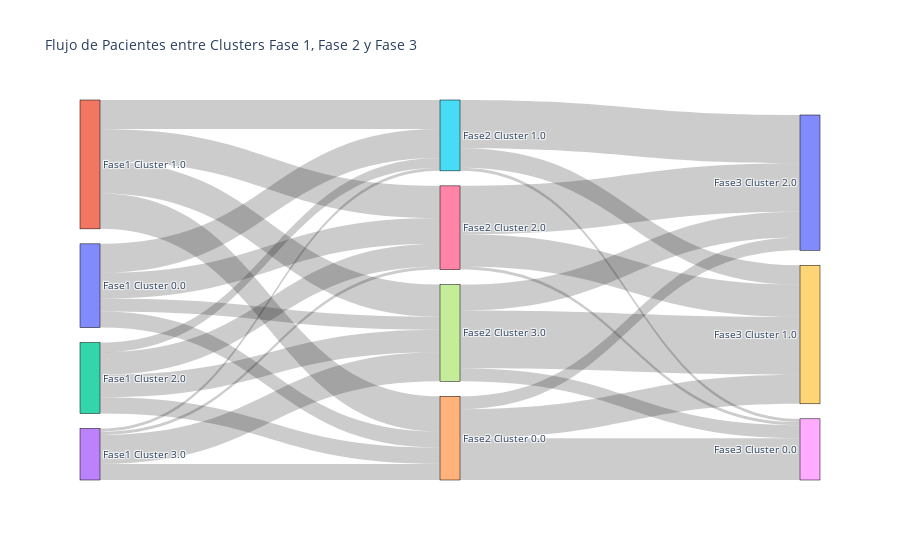

Notebook cell for this chart:
### Code cell
import plotly.graph_objects as go

df = df_merged

# Primero contamos las transiciones entre fase 1 -> fase 2
transitions_12 = df.groupby(['cluster_phase1', 'cluster_phase2']).size().reset_index(name='count')

# Luego contamos las transiciones entre fase 2 -> fase 3
transitions_23 = df.groupby(['cluster_phase2', 'cluster_phase3']).size().reset_index(name='count')

# Crear las listas necesarias para el Sankey
max_phase1 = int(df['cluster_phase1'].max()) + 1
max_phase2 = int(df['cluster_phase2'].max()) + 1

# Para fase1 -> fase2
source_12 = transitions_12['cluster_phase1'].astype(int)
target_12 = transitions_12['cluster_phase2'].astype(int) + max_phase1  # desplazamos para no solaparlos
value_12 = transitions_12['count']

# Para fase2 -> fase3
source_23 = transitions_23['cluster_phase2'].astype(int) + max_phase1
target_23 = transitions_23['cluster_phase3'].astype(int) + max_phase1 + max_phase2
value_23 = transitions_23['count']

# Unimos todo
source = pd.concat([source_12, source_23])
target = pd.concat([target_12, target_23])
values = pd.concat([value_12, value_23])

# Crear las etiquetas
labels = (
    [f'Fase1 Cluster {i}' for i in sorted(df['cluster_phase1'].dropna().unique())] +
    [f'Fase2 Cluster {i}' for i in sorted(df['cluster_phase2'].dropna().unique())] +
    [f'Fase3 Cluster {i}' for i in sorted(df['cluster_phase3'].dropna().unique())]
)

# Crear el diagrama de Sankey
fig = go.Figure(data=[go.Sankey(
    node = dict(
      pad = 15,
      thickness = 20,
      line = dict(color = "black", width = 0.5),
      label = labels
    ),
    link = dict(
      source = source,
      target = target,
      value = values
    ))])

fig.update_layout(title_text="Flujo de Pacientes entre Clusters Fase 1, Fase 2 y Fase 3", font_size=10)
fig.show()

### Figure 1 — Plotly figure (JSON) as saved in the notebook; plotly's stock layout.template omitted (floating-point values rounded to 4 significant figures)
{"data": [{"link": {"source": [0, 0, 0, 0, 1, 1, 1, 1, 2, 2, 2, 2, 3, 3, 3, 3, 4, 4, 4, 5, 5, 5, 6, 6, 6, 7, 7, 7], "target": [4, 5, 6, 7, 4, 5, 6, 7, 4, 5, 6, 7, 4, 5, 6, 7, 8, 9, 10, 8, 9, 10, 8, 9, 10, 8, 9, 10], "value": [5, 9, 8, 4, 11, 9, 10, 10, 5, 3, 7, 7, 5, 1, 1, 9, 13, 9, 4, 1, 6, 15, 1, 10, 15, 4, 18, 8]}, "node": {"label": ["Fase1 Cluster 0.0", "Fase1 Cluster 1.0", "Fase1 Cluster 2.0", "Fase1 Cluster 3.0", "Fase2 Cluster 0.0", "Fase2 Cluster 1.0", "Fase2 Cluster 2.0", "Fase2 Cluster 3.0", "Fase3 Cluster 0.0", "Fase3 Cluster 1.0", "Fase3 Cluster 2.0"], "line": {"color": "black", "width": 0.5}, "pad": 15, "thickness": 20}, "type": "sankey"}], "layout": {"font": {"size": 10}, "title": {"text": "Flujo de Pacientes entre Clusters Fase 1, Fase 2 y Fase 3"}}}
